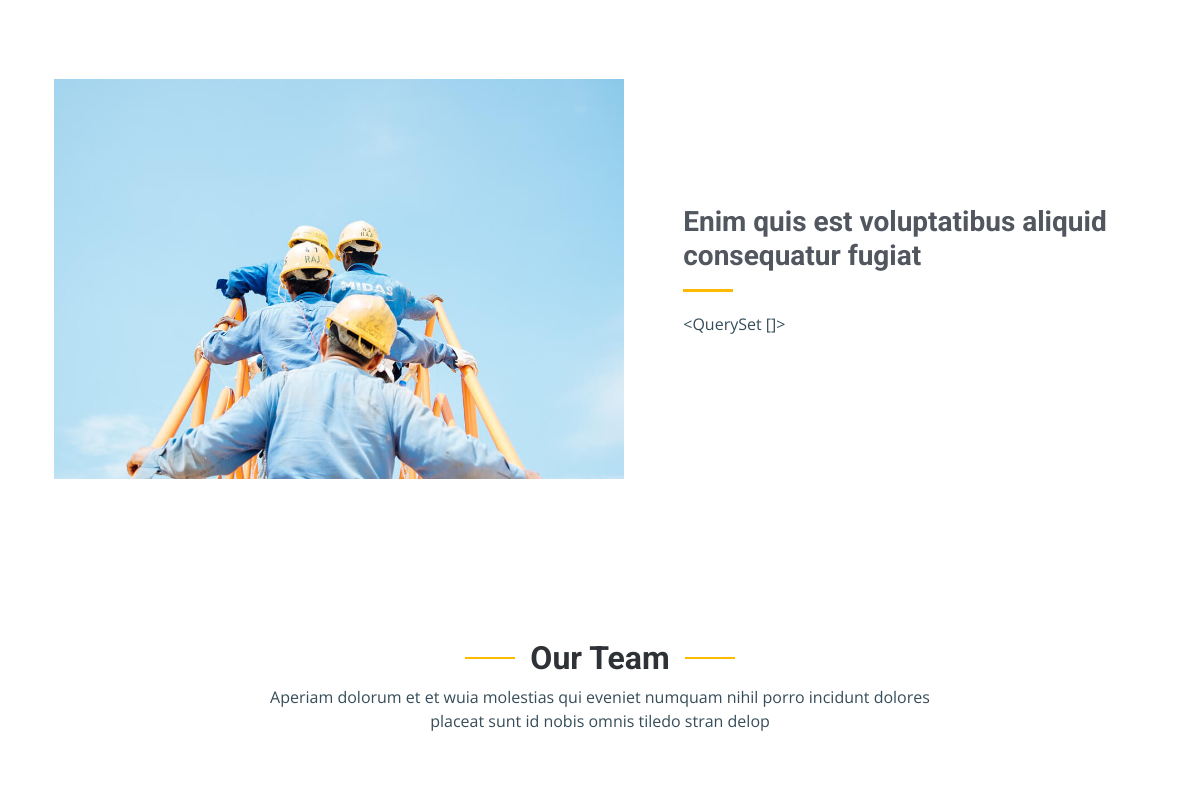
Page /about/ (middle part) on the earlier database version.
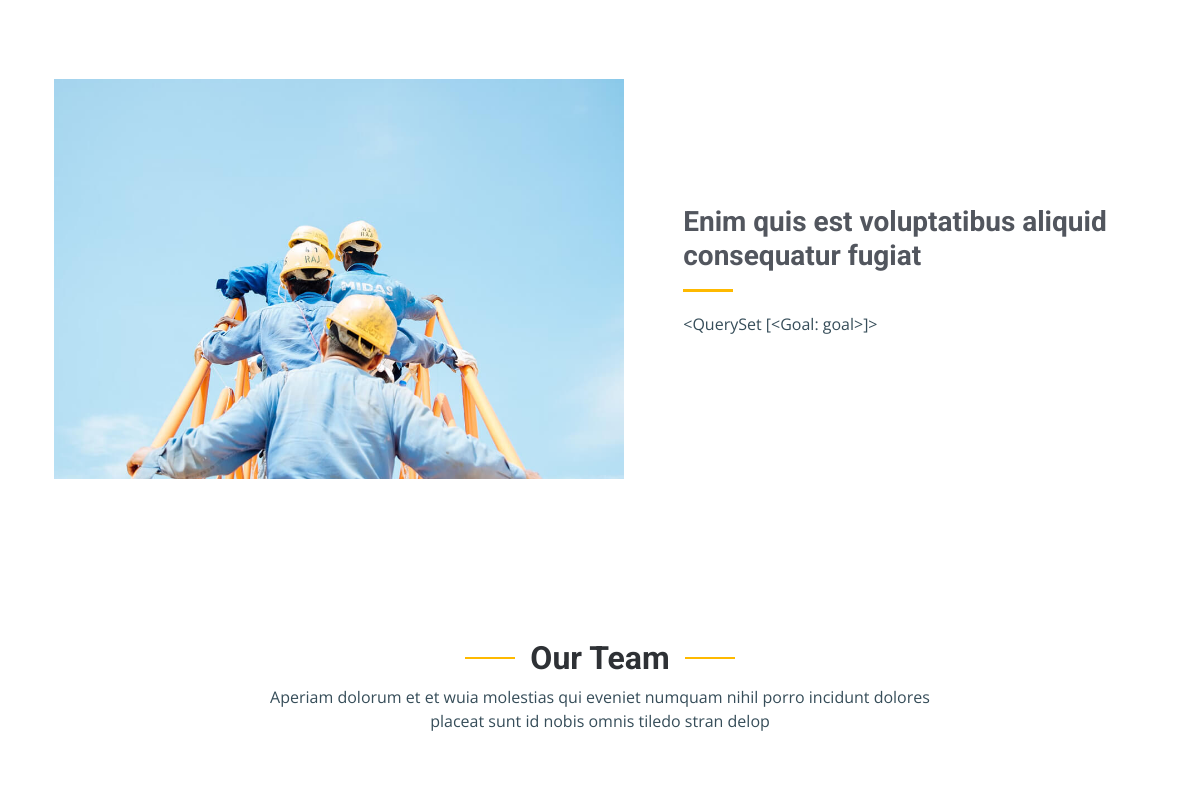
Same page on the later database version.
### mainApp/models.py (models this page shows)
class Goal(models.Model):
    title = models.CharField(max_length=800, null=True, blank=True)
    text = RichTextField()
    def __str__(self):
        return self.title

### mainApp/views.py (the view)
# urls.py: path('about/', about, name='about'),
def about(request):
    abouts = About.objects.all()
    goal = Goal.objects.all()
    teams = OurTeam.objects.all()
    testimonial = Testimonial.objects.all()
    client = NewsLetter.objects.all().count()
    count = Project.objects.all().count()
    hard_worker = OurTeam.objects.all().count()
    if request.method == 'POST':
        email = request.POST.get('email')
        us = NewsLetter(email=email)
        us.save()
        return redirect('about')
    context = {
        'abouts': abouts,
        'goal': goal,
        'teams': teams,
        'testimonials': testimonial,
        'happy_client': client,
        'count': count,
        'hard_worker': hard_worker,
    }
    return render(request, 'about.html', context)

### mainApp/templates/about.html (shortened to what this page needs)
{% extends 'include/base.html' %}
{% load static %}
{% block content %}
  <main id="main">
    <section id="alt-services" class="alt-services">
      <div class="container" data-aos="fade-up">
        <div class="row justify-content-around gy-4">
          <div class="col-lg-6 img-bg" style="background-image: url({% static 'img/alt-services.jpg' %});" data-aos="zoom-in" data-aos-delay="100"></div>
          <div class="col-lg-5 d-flex flex-column justify-content-center">
            <h3>Enim quis est voluptatibus aliquid consequatur fugiat</h3>
            <p>{{goal}}</p>
          </div>
        </div>
      </div>
    </section>
    <section id="team" class="team">
      <div class="container" data-aos="fade-up">
        <div class="section-header">
          <h2>Our Team</h2>
          <p>Aperiam dolorum et et wuia molestias qui eveniet numquam nihil porro incidunt dolores placeat sunt id nobis omnis tiledo stran delop</p>
        </div>
        <div class="row gy-5">
        </div>
      </div>
    </section>
  </main>
{% endblock content %}

Differences in the rows shown:
added Goal: title "<QuerySet [<Goal: goal>]>"
Other differences:
{{ goal }}: "<QuerySet []>" → (not shown)
